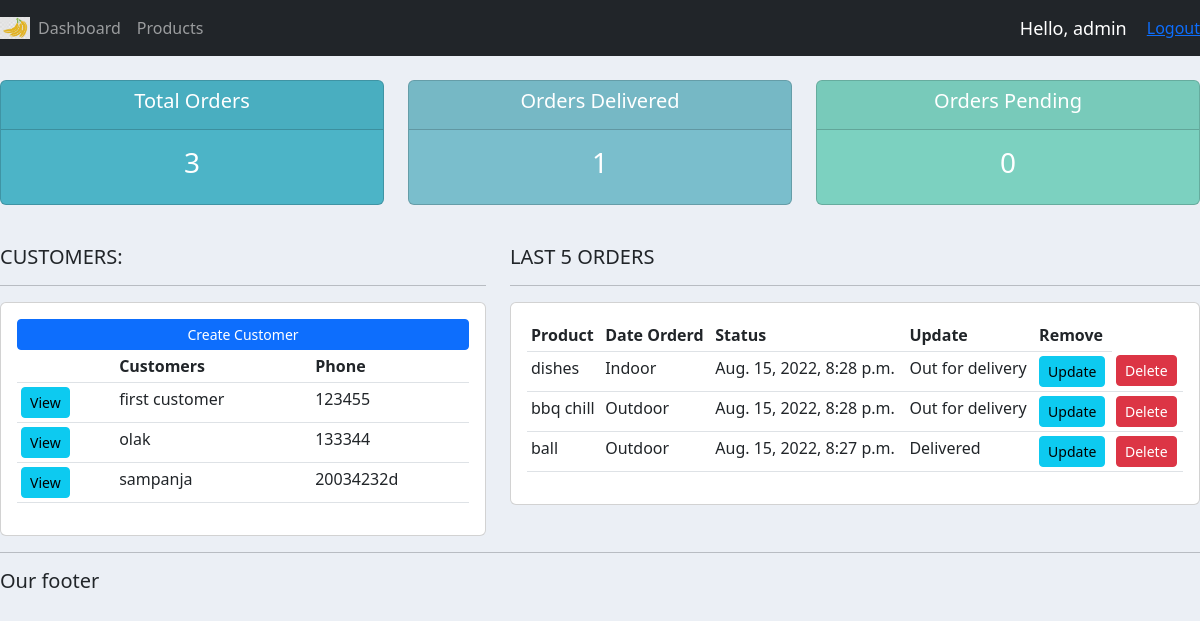
The app's page / (signed in) with its own data.
### accounts/models.py (models this page shows, shortened)
class Customer(models.Model):
	name=models.CharField(max_length=200, null=True)
	phone=models.CharField(max_length=200,null=True)
	email=models.EmailField(max_length=200, null=True)
	date_created=models.DateTimeField(default=now)

class Order(models.Model):
	STATUS=(
		('Pending','Pending'),
		('Out for delivery', 'Out for delivery'),
		('Delivered','Delivered'),
		)
	customer=models.ForeignKey(Customer, null=True, on_delete=models.SET_NULL)
	product=models.ForeignKey(Product, null=True, on_delete=models.SET_NULL)
	date_created=models.DateTimeField(default=now, null=True)
	status=models.CharField(max_length=200, null=True, choices=STATUS)
	note=models.CharField(max_length=200, null=True)

class Product(models.Model):
	CATEGORY=(
		('Indoor','Indoor'),
		('Outdoor','Outdoor'),
		)
	name=models.CharField(max_length=200, null=True)
	price=models.FloatField(null=True)
	category=models.CharField(max_length=200, null=True, choices=CATEGORY)
	description=models.CharField(max_length=200, null=True, blank=True)
	date_created=models.DateTimeField(default=now,null=True)
	tags=models.ManyToManyField(Tag)
	def __str__(self):
		return self.name

### accounts/decorators.py (the view)
	def wrapper_function(request,*args,**kwargs):
		group=None
		if request.user.groups.exists():
			group=request.user.groups.all()[0].name
		if group=='customer':
			return redirect('user-page')
		if group=='admin':
			return view_func(request,*args,**kwargs)

### accounts/views.py (called while the page is built)
@login_required(login_url="login")
@admin_only
def home(request):
    orders=Order.objects.all()
    customers=Customer.objects.all()
    total_customers=customers.count()
    total_orders=orders.count()
    delivered=orders.filter(status='Delivered').count()
    pending=orders.filter(status='Pending').count()
    context={'orders': orders,'customers':customers,'total_customers':total_customers,'total_orders':total_orders,'delivered':delivered,'pending':pending}
    return render(request,'accounts/dashboard.html',context)

### accounts/templates/accounts/dashboard.html
{% extends 'accounts/main.html' %}
{% block content %}
{%  include 'accounts/status.html' %}
<br>
<div class="row">
	<div class="col-md-5">
		<h5>CUSTOMERS:</h5>
		<hr>
		<div class="card card-body">
			<a class="btn btn-primary  btn-sm btn-block" href="">Create Customer</a>
			<table class="table table-sm">
				<tr>
					<th></th>
					<th>Customers</th>
					<th>Phone</th>
				</tr>
				{% for customer in customers %}
					<tr>
						<td><a class="btn btn-sm btn-info" href= "{% url 'customer' customer.id %}">View</a></td>
						<td>{{customer.name}}</td>
						<td>{{customer.phone}}</td>
					</tr>
				{% endfor %}
			</table>
		</div>
	</div>
	<div class="col-md-7">
		<h5>LAST 5 ORDERS</h5>
		<hr>
		<div class="card card-body">
			<table class="table table-sm">
				<tr>
					<th>Product</th>
					<th>Date Orderd</th>
					<th>Status</th>
					<th>Update</th>
					<th>Remove</th>
				</tr>
				{% for order in orders %}
					<tr>
						<td>{{order.product}}</td>
						<td>{{order.product.category}}</td>
						<td>{{order.date_created}}</td>
						<td>{{order.status}}</td>
						<td><a class="btn btn-sm btn-info" href="{% url 'update_order' order.id %}">Update</a></td>
						<td><a class="btn btn-sm btn-danger" href="{% url 'delete_order' order.id %}">Delete</a></td>
					</tr>
				{% endfor %}
			</table>
		</div>
	</div>
</div>
{% endblock %}

### accounts/templates/accounts/navbar.html (shortened to what this page needs)
{% load static %}
<nav class="navbar navbar-expand-lg navbar-dark bg-dark">
 <img width="30px" src="{% static '/images/logo.png' %}">
  <div class="collapse navbar-collapse" id="navbarNav">
    <ul class="navbar-nav">
      {% if request.user.is_staff %}
      <li class="nav-item active">
        <a class="nav-link" href="{% url 'home' %}">Dashboard</a>
      </li>
      <li class="nav-item">
        <a class="nav-link" href="{% url 'products' %}">Products</a>
      </li>
      {% endif %}
    </ul>
  </div>
  <span class="hello-msg">Hello, {{request.user}}</span>
  <span><a href="{% url 'logout' %}">Logout</a></span>
</nav>

### static/css/main.css (style rules this page uses)
body { background-color: #ebeff5; }

### accounts/templates/accounts/navbar.html (style rules this page uses)
.hello-msg { font-size: 18px; color: #fff; margin-right: 20px; }

### records on screen
Customer: name "first customer", phone "123455"
Customer: name "olak", phone "133344"
Customer: name "sampanja", phone "20034232d"
Order: product "dishes", product.category "Indoor", date_created "Aug. 15, 2022, 8:28 p.m.", status "Out for delivery"
Order: product "bbq chill", product.category "Outdoor", date_created "Aug. 15, 2022, 8:28 p.m.", status "Out for delivery"
Order: product "ball", product.category "Outdoor", date_created "Aug. 15, 2022, 8:27 p.m.", status "Delivered"

### other values on screen
{{ request.user }} "admin"
{{ total_orders }} "3"
{{ delivered }} "1"
{{ pending }} "0"
